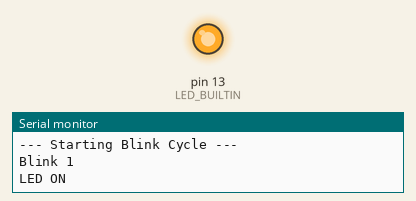
Simulated run of this sketch. Board: Arduino Uno, built with avr-gcc and run on an emulated ATmega328P. Parts: output pins drawn as LEDs (lit = HIGH), the last lines printed to the serial monitor.

Above: at 0.2 s.
At 19.7 s:
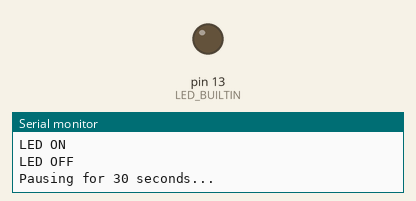
Timing chart, 0 to 45.5 s (numbered marks = the images above):
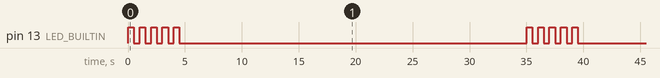

The sketch:

test_aurdino.ino
```cpp
void setup() {
  // Initialize digital pin LED_BUILTIN as an output.
  pinMode(LED_BUILTIN, OUTPUT);
  // Initialize serial communication at 9600 bits per second.
  Serial.begin(9600);
  while (!Serial) {
    ; // Wait for serial port to connect.
  }
  Serial.println("Arduino Uno R3 SMD Test Initialized.");
}

void loop() {
  Serial.println("--- Starting Blink Cycle ---");
  for (int i = 0; i < 5; i++) {
    Serial.print("Blink ");
    Serial.println(i + 1);

    digitalWrite(LED_BUILTIN, HIGH);
    Serial.println("LED ON");
    delay(500); // Turn LED on for 500ms

    digitalWrite(LED_BUILTIN, LOW);
    Serial.println("LED OFF");
    delay(500); // Turn LED off for 500ms
  }

  Serial.println("Pausing for 30 seconds...");
  // 30,000 milliseconds = 30 seconds
  delay(30000);
}
```

Measured:
- by itself, pin 13 (LED_BUILTIN): repeats every 35.0 s: 4 × (LOW 0.50 s, HIGH 0.50 s), LOW 30.5 s, HIGH 0.50 s
- by itself, everything shown: repeats every 35.0 s, in 10 steps
